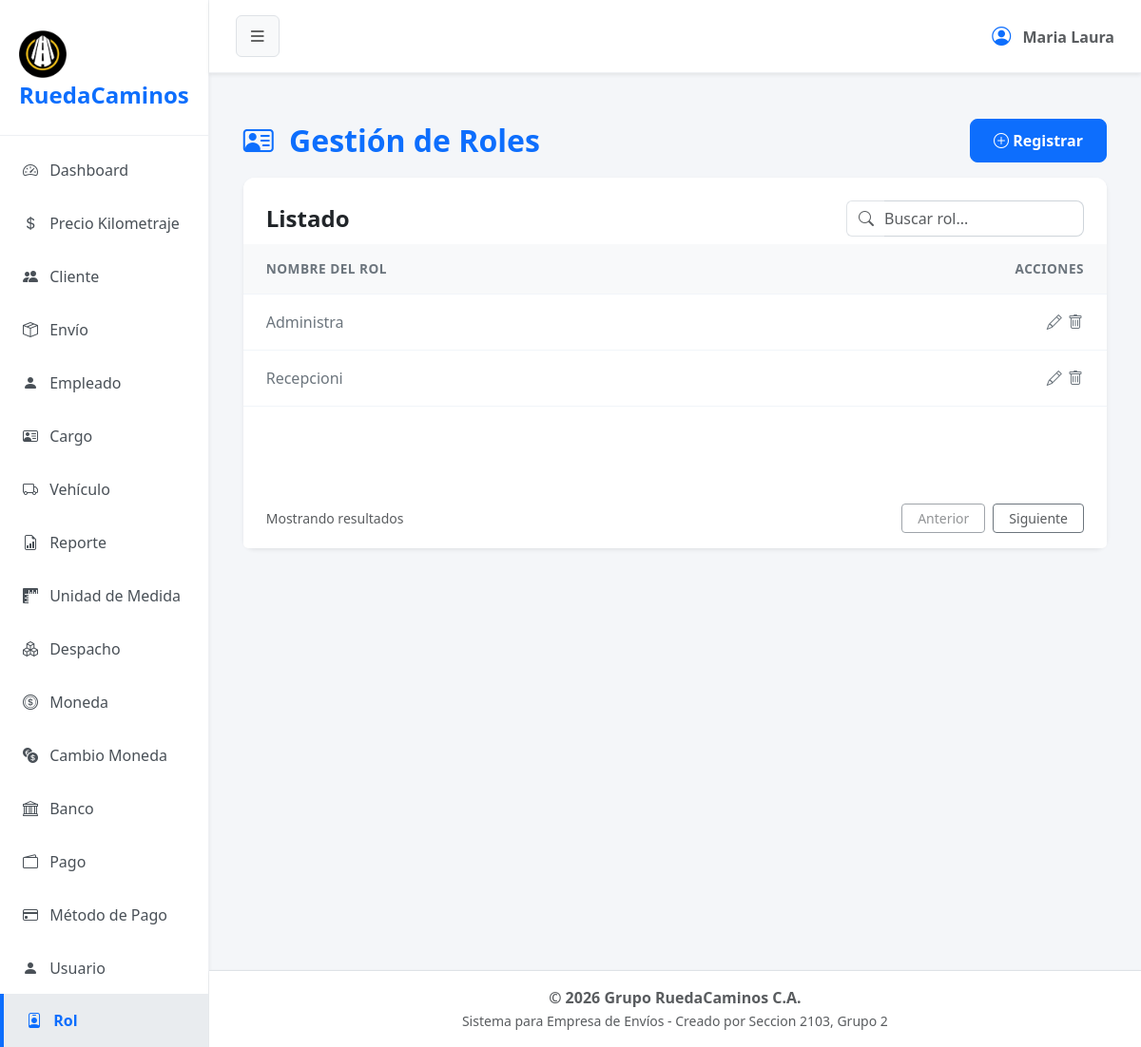
The page /?url=rol on the database as committed earlier.
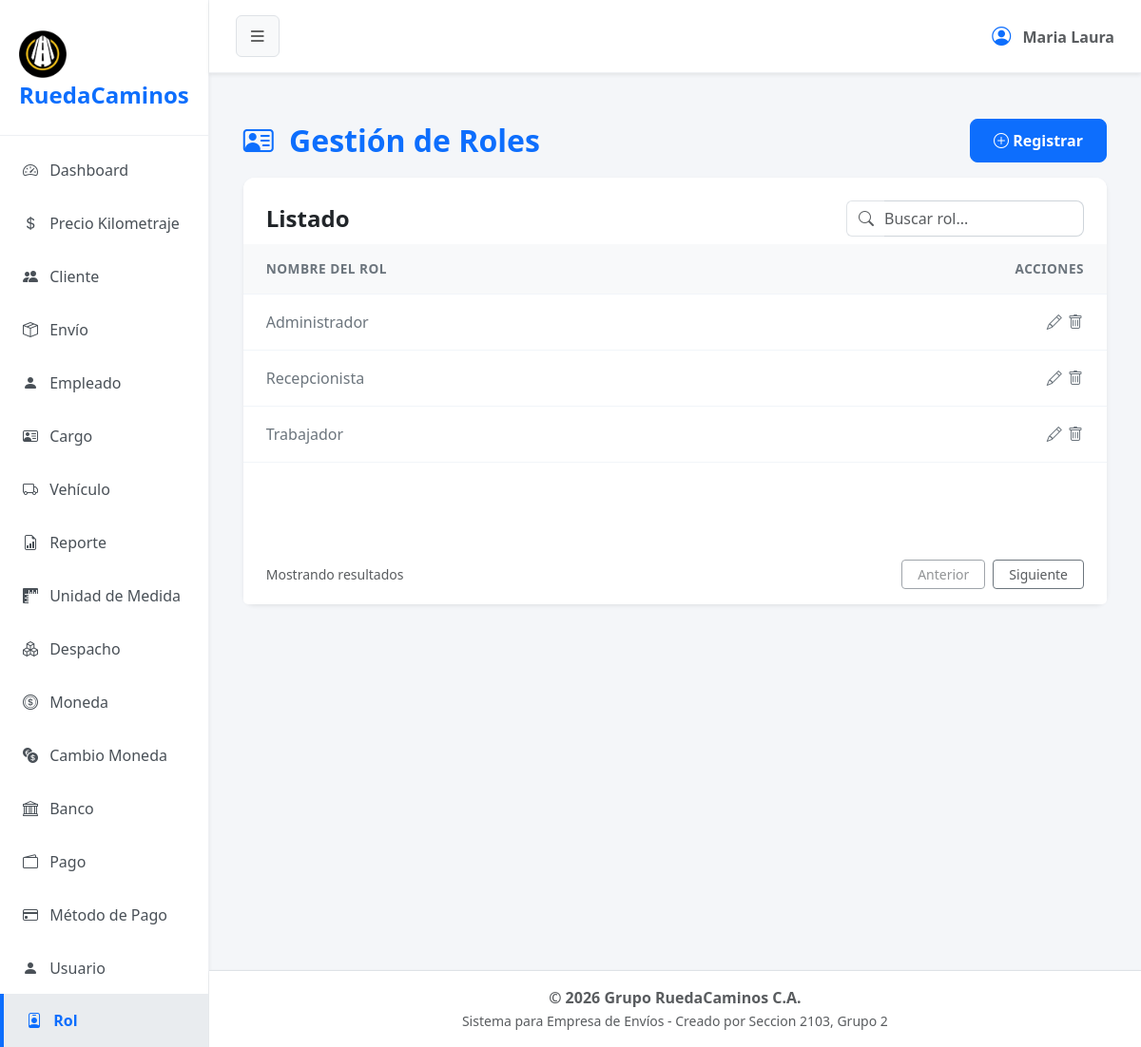
The same page on the database as committed later.
### tables this page shows
CREATE TABLE `rol` (
  `cod_rol` int(1) NOT NULL,
  `nombre` varchar(20) NOT NULL,
  `estado` tinyint(1) NOT NULL
);

### app/controller/rolController.php (called while the page is built, shortened)
<?php
$rol = new Rol();
$registros = $rol->obt_RegistrosRol();
include 'app/view/layout/header.php';
include 'app/view/rol/rolView.php';
include 'app/view/layout/footer.php';
?>

### index.php (called while the page is built, shortened)
<?php
    $frontController = new FrontController();
?>

### app/config/Conexion.php (called while the page is built, shortened)
<?php
abstract class Conexion
{
    public $host = "localhost";
    public $namedb = "grupo_ruedacaminos";
    public $userdb = "root";
    public $passwd = "";
    public function __construct()
    {
        $this->conexion = $this->getConnection();
    }
    public function getConnection(): PDO
    {
        try {
            $dsn = "mysql:host=" . $this->host . ";dbname=" . $this->namedb . ";charset=utf8";
            $conexion = new PDO($dsn, $this->userdb, $this->passwd);
            $conexion->setAttribute(PDO::ATTR_ERRMODE, PDO::ERRMODE_EXCEPTION);
        } catch (PDOException $error) {
            die('No se pudo conectar a la base de datos, error:' . $error->getMessage());
        }
        return $conexion;
    }
}

### app/model/Rol.php (called while the page is built, shortened)
<?php
class Rol extends Conexion
{
    public function obt_RegistrosRol()
    {
        try {
            $sentencia = "SELECT * FROM rol WHERE estado = 1";
            $select = $this->conexion->prepare($sentencia);
            $select->execute();
            return $select->fetchAll(\PDO::FETCH_ASSOC);
        } catch (\PDOException $e) {
            return [];
        }
    }
}

### app/view/rol/componentes/tabla.php (the view, shortened to what this page needs)
<div class="card-body p-0">
    <div class="table-responsive">
        <table class="table table-hover align-middle mb-0">
            <thead class="table-light table-header-custom">
                <tr>
                    <th class="ps-4">NOMBRE DEL ROL</th>
                    <th class="text-end pe-4">ACCIONES</th>
                </tr>
            </thead>
            <tbody>
                <?php foreach ($registros as $dato): ?>
                    <tr>
                        <td class="ps-4 fw-medium text-secondary"><?php echo $dato['nombre']; ?></td>
                        <td class="text-end pe-4">
                            <button type="button" class="btn btn-link text-secondary p-0 m-0 align-baseline" title="Modificar" data-bs-toggle="modal" data-bs-target="#modificarRol"
                                datos-cod-rol="<?php echo $dato['cod_rol']; ?>"
                                datos-nombre="<?php echo $dato['nombre']; ?>">
                                <i class="bi bi-pencil"></i>
                            </button>
                            <form action="?url=rol" method="POST" style="display: inline;">
                                <fieldset style="display: inline;">
                                    <button type="submit" name="tipoSolicitud" value="eliminar" class="btn btn-link text-secondary p-0 m-0 align-baseline" title="Eliminar" onclick="return confirm('¿Está seguro de eliminar este rol?');">
                                        <i class="bi bi-trash"></i>
                                    </button>
                                </fieldset>
                            </form>
                        </td>
                    </tr>
                <?php endforeach; ?>
            </tbody>
        </table>
    </div>
</div>

### app/controller/FrontController.php (shortened to what this page needs)
<?php
    class FrontController {
        private $dir;
        private $controller;
        private $url;
        public function __construct() {
            if (isset($_REQUEST["url"])) {
                $this->url = $_REQUEST["url"];
                $this->dir = 'app/controller/';
                $this->controller = 'Controller.php';
                $this->getURL();
            } else {
                echo "<script>location='?url=dashboard'</script>";
            }
        }
        private function getURL() {
            if(file_exists($this->dir.$this->url.$this->controller)) {
                require_once($this->dir.$this->url.$this->controller);
            } else {
                echo "<h2>Error 404: Módulo no encontrado</h2>";
                echo "<p>El controlador para '{$this->url}' no existe.</p>";
                echo "<a href='?url=dashboard'>Volver al inicio</a>";
            }
        }
    }
?>

### app/view/layout/header.php (shortened to what this page needs)
<!DOCTYPE html>
<html lang="es">
<head>
    <link href="assets/css/bootstrap.min.css" rel="stylesheet">
    <link href="assets/css/styles.css" rel="stylesheet">
    <link href="assets/icons/bootstrap-icons/font/bootstrap-icons.min.css" rel="stylesheet">
</head>
<body>
    <?php
    $current_url = isset($_GET['url']) ? $_GET['url'] : 'dashboard';
    ?>
    <div class="d-flex" id="wrapper">
        <div id="sidebar-wrapper" class="shadow-sm">
            <div class="sidebar-heading">
                <img src="app/view/img/logo2.png" alt="Logo" class="img-fluid mt-2" style="max-width: 50px;">RuedaCaminos
            </div>
            <div class="list-group list-group-flush mt-2">
                <a href="?url=dashboard" class="list-group-item list-group-item-action <?= $current_url == 'dashboard' ? 'active' : '' ?>">
                    <i class="bi bi-speedometer2 me-2"></i> Dashboard
                </a>
                <a href="?url=kilometraje" class="list-group-item list-group-item-action <?= $current_url == 'kilometraje' ? 'active' : '' ?>">
                    <i class="bi bi-currency-dollar me-2"></i> Precio Kilometraje
                </a>
                <a href="?url=cliente" class="list-group-item list-group-item-action <?= $current_url == 'cliente' ? 'active' : '' ?>">
                    <i class="bi bi-people-fill me-2"></i> Cliente
                </a>
                <a href="?url=envio" class="list-group-item list-group-item-action <?= $current_url == 'envio' ? 'active' : '' ?>">
                    <i class="bi bi-box-seam me-2"></i> Envío
                </a>
                <a href="?url=empleado" class="list-group-item list-group-item-action <?= $current_url == 'empleado' ? 'active' : '' ?>">
                    <i class="bi bi-person-fill me-2"></i> Empleado
                </a>
                <a href="?url=cargo" class="list-group-item list-group-item-action <?= $current_url == 'cargo' ? 'active' : '' ?>">
                    <i class="bi bi-person-vcard me-2" ></i> Cargo
                </a>
                <a href="?url=vehiculo" class="list-group-item list-group-item-action <?= $current_url == 'vehiculo' ? 'active' : '' ?>">
                    <i class="bi bi-truck me-2"></i> Vehículo
                </a>
                <a href="?url=reporte" class="list-group-item list-group-item-action <?= $current_url == 'reporte' ? 'active' : '' ?>">
                    <i class="bi bi-file-earmark-bar-graph me-2"></i> Reporte
                </a>
                <a href="?url=unidadesmedida" class="list-group-item list-group-item-action <?= $current_url == 'unidadesmedida' ? 'active' : '' ?>">
                    <i class="bi bi-rulers me-2"></i> Unidad de Medida
                </a>
                <a href="?url=despacho" class="list-group-item list-group-item-action <?= $current_url == 'despacho' ? 'active' : '' ?>">
                    <i class="bi bi-boxes me-2"></i> Despacho
                </a>
                <a href="?url=moneda" class="list-group-item list-group-item-action <?= $current_url == 'moneda' ? 'active' : '' ?>">
                    <i class="bi bi-coin me-2"></i> Moneda
                </a>
                <a href="?url=cambiomoneda" class="list-group-item list-group-item-action <?= $current_url == 'cambiomoneda' ? 'active' : '' ?>">
                    <i class="bi bi-currency-exchange me-2"></i> Cambio Moneda
                </a>
                <a href="?url=bancos" class="list-group-item list-group-item-action <?= $current_url == 'bancos' ? 'active' : '' ?>">
                    <i class="bi bi-bank me-2"></i> Banco
                </a>
                <a href="?url=pago" class="list-group-item list-group-item-action <?= $current_url == 'pago' ? 'active' : '' ?>">
                    <i class="bi bi-wallet2 me-2"></i> Pago
                </a>
                <a href="?url=metodopago" class="list-group-item list-group-item-action <?= $current_url == 'metodopago' ? 'active' : '' ?>">
                    <i class="bi bi-credit-card me-2"></i> Método de Pago
                </a>
                <a href="?url=usuario" class="list-group-item list-group-item-action <?= $current_url == 'usuario' ? 'active' : '' ?>">
                    <i class="bi bi-person-fill me-2"></i> Usuario
                </a>
                <a href="?url=rol" class="list-group-item list-group-item-action <?= $current_url == 'rol' ? 'active' : '' ?>">
                    <i class="bi bi-person-badge me-2"></i> Rol
                </a>
            </div>
        </div>
        <div id="page-content-wrapper" class="d-flex flex-column min-vh-100 w-100">
            <nav class="navbar navbar-expand-lg navbar-light shadow-sm">
                <div class="container-fluid">
                    <button class="btn btn-light border" id="sidebarToggle"><i class="bi bi-list fs-5"></i></button>
                    <div class="ms-auto d-flex align-items-center">
                        <span class="text-muted fw-bold"><i class="bi bi-person-circle fs-5 me-2 text-primary"></i> Maria Laura</span>
                    </div>
                </div>
            </nav>
            <main class="container-fluid">

### app/view/rol/rolView.php (shortened to what this page needs)
<main class="container-fluid py-5 px-4 flex-grow-1">
    <div class="row">
        <div class="col-12 mb-4">
            <header class="d-flex justify-content-between align-items-center mb-3">
                <h2 class="mb-0 text-primary fw-bold"><i class="bi bi-person-vcard me-2"></i> Gestión de Roles</h2>
                <button type="button" class="btn btn-primary" data-bs-toggle="modal" data-bs-target="#registerRol">
                    <i class="bi bi-plus-circle"></i> Registrar
                </button>
            </header>
            <section class="card shadow-sm border-0 h-100">
                <div class="card-header bg-white border-bottom-0 pt-4 pb-2 px-4 d-flex justify-content-between align-items-center">
                    <h4 class="mb-0 fw-bold">Listado</h4>
                    <div class="input-group" style="max-width: 250px;">
                        <span class="input-group-text bg-transparent border-end-0 text-muted">
                            <i class="bi bi-search"></i>
                        </span>
                        <input type="text" class="form-control border-start-0 ps-0 text-muted" placeholder="Buscar rol...">
                    </div>
                </div>
                <?php require 'componentes/tabla.php'; ?>
                <footer class="card-footer bg-white border-top-0 d-flex justify-content-between align-items-center px-4 py-3">
                    <span class="text-muted small">Mostrando resultados</span>
                    <div class="d-flex gap-2">
                        <button class="btn btn-outline-secondary btn-sm px-3 text-muted" disabled>Anterior</button>
                        <button class="btn btn-outline-secondary btn-sm px-3 text-muted">Siguiente</button>
                    </div>
                </footer>
            </section>
        </div>
    </div>
</main>

### app/view/layout/footer.php (shortened to what this page needs)
        </main>
        <footer class="bg-white text-center py-3 mt-auto border-top w-100 shadow-sm">
            <div class="container-fluid">
                <p class="mb-0 text-muted fw-semibold">&copy; <?= date('Y') ?> Grupo RuedaCaminos C.A.</p>
                <small class="text-muted">Sistema para Empresa de Envíos - Creado por Seccion 2103, Grupo 2</small>
            </div>
        </footer>
    </div>
</div>
</body>
</html>

### assets/css/styles.css (style rules this page uses)
body { background-color: #f4f6f9; font-family: 'Segoe UI', Tahoma, Geneva, Verdana, sans-serif; overflow-x: hidden; }
#wrapper { display: flex; transition: all 0.3s ease-in-out; }
#sidebar-wrapper { min-height: 100vh; width: 250px; background-color: #ffffff; border-right: 1px solid #eef0f3; transition: margin .25s ease-out; }
#sidebar-wrapper .sidebar-heading { padding: 1.5rem 1.25rem; font-size: 1.5rem; font-weight: 800; color: #0d6efd; border-bottom: 1px solid #eef0f3; }
#sidebar-wrapper .list-group { width: 100%; }
#page-content-wrapper { min-width: 0; width: 100%; display: flex; flex-direction: column; }
.list-group-item { border: none; padding: 1rem 1.5rem; font-weight: 500; color: #495057; border-left: 4px solid transparent; }
.list-group-item.active { background-color: #e9ecef; color: #0d6efd; border-color: #0d6efd; border-left: 4px solid #0d6efd; font-weight: 700; }
.navbar { background-color: #ffffff; border-bottom: 1px solid #eef0f3; padding: 1rem; }
.card { box-shadow: 0 4px 12px rgba(0,0,0,0.05); border: none; border-radius: 12px; margin-bottom: 1.5rem; }
.card-header { background-color: #ffffff; border-bottom: 1px solid #eef0f3; font-weight: 600; border-top-left-radius: 12px !important; border-top-right-radius: 12px !important; }
.form-control, .form-select { border-radius: 8px; border-color: #ced4da; }
.btn-primary, .btn-success { border-radius: 8px; padding: 10px 24px; font-weight: 600; }
.table > :not(caption) > * > * { padding: 1rem 0.75rem; border-bottom-color: #f1f5f9; }
.table-header-custom th { color: #6c757d; font-weight: 600; font-size: 0.85rem; letter-spacing: 0.5px; }

Rows that differ between the two databases and show on the page:
changed rol: nombre "Administra" → "Administrador"
changed rol: nombre "Recepcioni" → "Recepcionista"
added rol: nombre "Trabajador"
